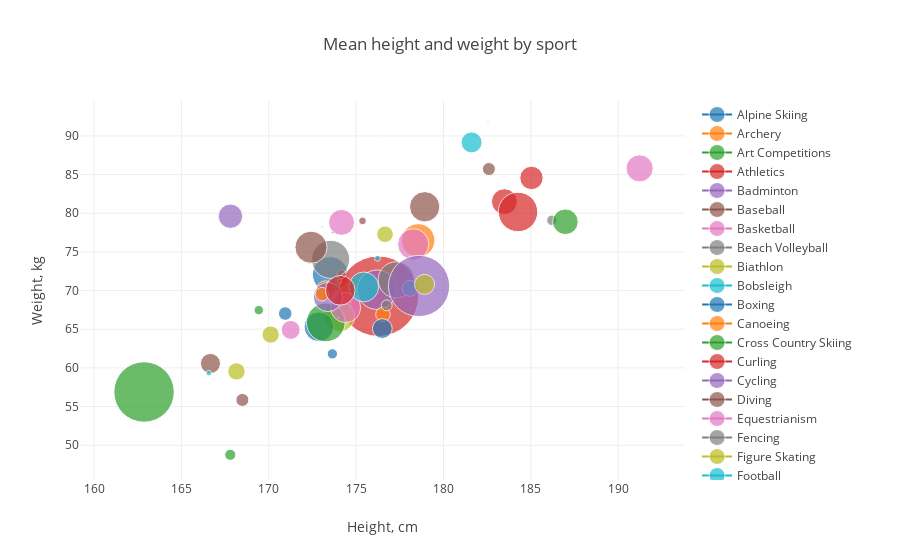

This figure's notebook cell:
### Code cell
tmp = atheletenocClean.groupby(['Sport'])['Height', 'Weight'].agg('mean')
df1 = pd.DataFrame(tmp).reset_index()
tmp = atheletenocClean.groupby(['Sport'])['ID'].count()

df2 = pd.DataFrame(tmp).reset_index()
dataset = df1.merge(df2) #DataFrame with columns 'Sport', 'Height', 'Weight', 'ID'

scatterplots = list()
for sport in dataset['Sport']:
    df = dataset[dataset['Sport']==sport]
    trace = go.Scatter(
        x = df['Height'],
        y = df['Weight'],
        name = sport,
        marker=dict(
            symbol='circle',
            sizemode='area',
            sizeref=10,
            size=df['ID'])
    )
    scatterplots.append(trace)
                         
layout = go.Layout(title='Mean height and weight by sport', 
                   xaxis=dict(title='Height, cm'), 
                   yaxis=dict(title='Weight, kg'),
                   showlegend=True)

fig = dict(data = scatterplots, layout = layout)
py.iplot(fig)

### Figure 1 — Plotly figure (JSON) as saved in the notebook; plotly's stock layout.template omitted (floating-point values rounded to 4 significant figures)
{"data": [{"marker": {"size": [6322], "sizemode": "area", "sizeref": 10, "symbol": "circle"}, "name": "Alpine Skiing", "type": "scatter", "uid": "180c6af0-15f0-4f2f-a50c-c2757509ca82", "x": [173.5], "y": [72.08]}, {"marker": {"size": [1883], "sizemode": "area", "sizeref": 10, "symbol": "circle"}, "name": "Archery", "type": "scatter", "uid": "8130eef1-32ff-446e-b6ff-beafd35438ff", "x": [173.2], "y": [70.01]}, {"marker": {"size": [16], "sizemode": "area", "sizeref": 10, "symbol": "circle"}, "name": "Art Competitions", "type": "scatter", "uid": "d2a70a89-817d-4fbe-b7d3-76a705d247ef", "x": [173.1], "y": [78.25]}, {"marker": {"size": [32374], "sizemode": "area", "sizeref": 10, "symbol": "circle"}, "name": "Athletics", "type": "scatter", "uid": "e4ca086d-74e1-4a61-9df0-0fe308c40870", "x": [176.3], "y": [69.27]}, {"marker": {"size": [1362], "sizemode": "area", "sizeref": 10, "symbol": "circle"}, "name": "Badminton", "type": "scatter", "uid": "ee71f57b-f006-4572-8ddd-eceed573e5ac", "x": [174.2], "y": [68.17]}, {"marker": {"size": [846], "sizemode": "area", "sizeref": 10, "symbol": "circle"}, "name": "Baseball", "type": "scatter", "uid": "62a2503a-3934-4809-9eff-52ba3d84476b", "x": [182.6], "y": [85.72]}, {"marker": {"size": [3668], "sizemode": "area", "sizeref": 10, "symbol": "circle"}, "name": "Basketball", "type": "scatter", "uid": "5e9d5c6b-86a8-40a7-8967-f7ded3ada279", "x": [191.2], "y": [85.8]}, {"marker": {"size": [538], "sizemode": "area", "sizeref": 10, "symbol": "circle"}, "name": "Beach Volleyball", "type": "scatter", "uid": "4dcf5faa-aafc-4b73-872c-4f1c5b7b2720", "x": [186.2], "y": [79.09]}, {"marker": {"size": [4615], "sizemode": "area", "sizeref": 10, "symbol": "circle"}, "name": "Biathlon", "type": "scatter", "uid": "4e436fe7-b9bf-4f2d-a1f5-f38a0fb0ebd0", "x": [174.1], "y": [66.63]}, {"marker": {"size": [2205], "sizemode": "area", "sizeref": 10, "symbol": "circle"}, "name": "Bobsleigh", "type": "scatter", "uid": "479eadbf-66b1-40b6-863d-9fe33663a735", "x": [181.6], "y": [89.16]}, {"marker": {"size": [4363], "sizemode": "area", "sizeref": 10, "symbol": "circle"}, "name": "Boxing", "type": "scatter", "uid": "078d2973-8a29-4cdd-8daa-70677b35a454", "x": [172.9], "y": [65.31]}, {"marker": {"size": [5550], "sizemode": "area", "sizeref": 10, "symbol": "circle"}, "name": "Canoeing", "type": "scatter", "uid": "6e744eab-fae1-441b-8f9d-0f56edfa5d15", "x": [178.6], "y": [76.49]}, {"marker": {"size": [7529], "sizemode": "area", "sizeref": 10, "symbol": "circle"}, "name": "Cross Country Skiing", "type": "scatter", "uid": "211a6177-ebc0-4a06-9880-2d0e525fca46", "x": [173.3], "y": [65.88]}, {"marker": {"size": [410], "sizemode": "area", "sizeref": 10, "symbol": "circle"}, "name": "Curling", "type": "scatter", "uid": "612332d3-c50c-4225-a428-26f1d9b405b0", "x": [174.2], "y": [72.13]}, {"marker": {"size": [7774], "sizemode": "area", "sizeref": 10, "symbol": "circle"}, "name": "Cycling", "type": "scatter", "uid": "d92d2864-b443-4bf6-bf6b-59da09c55f97", "x": [176.2], "y": [70.11]}, {"marker": {"size": [2011], "sizemode": "area", "sizeref": 10, "symbol": "circle"}, "name": "Diving", "type": "scatter", "uid": "bfa4a19d-3d25-4d51-a5c6-3c89e9f78afe", "x": [166.7], "y": [60.57]}, {"marker": {"size": [4553], "sizemode": "area", "sizeref": 10, "symbol": "circle"}, "name": "Equestrianism", "type": "scatter", "uid": "65d1a197-f4c4-4cc4-a88f-e9213163d449", "x": [174.4], "y": [67.8]}, {"marker": {"size": [6537], "sizemode": "area", "sizeref": 10, "symbol": "circle"}, "name": "Fencing", "type": "scatter", "uid": "5f3520d0-e41e-40be-adb1-c32860751c41", "x": [177.3], "y": [71.39]}, {"marker": {"size": [1512], "sizemode": "area", "sizeref": 10, "symbol": "circle"}, "name": "Figure Skating", "type": "scatter", "uid": "aebe0d5e-21b0-4dcb-a81b-d40e6510ac75", "x": [168.1], "y": [59.54]}, {"marker": {"size": [4443], "sizemode": "area", "sizeref": 10, "symbol": "circle"}, "name": "Football", "type": "scatter", "uid": "dd57b83c-4f60-4a81-9f5e-627036d1eb49", "x": [175.4], "y": [70.48]}, {"marker": {"size": [913], "sizemode": "area", "sizeref": 10, "symbol": "circle"}, "name": "Freestyle Skiing", "type": "scatter", "uid": "83815e1b-e468-408e-a5a3-d7552671698a", "x": [170.9], "y": [67.03]}, {"marker": {"size": [108], "sizemode": "area", "sizeref": 10, "symbol": "circle"}, "name": "Golf", "type": "scatter", "uid": "d7a15213-d8cc-48ee-a47a-54bc5edef6f7", "x": [174.0], "y": [71.19]}, {"marker": {"size": [18271], "sizemode": "area", "sizeref": 10, "symbol": "circle"}, "name": "Gymnastics", "type": "scatter", "uid": "c72ea156-831c-4a84-b580-f08db6face6c", "x": [162.9], "y": [56.89]}, {"marker": {"size": [3319], "sizemode": "area", "sizeref": 10, "symbol": "circle"}, "name": "Handball", "type": "scatter", "uid": "f491b53c-8fd4-4a7a-aff9-615629894ca7", "x": [183.5], "y": [81.5]}, {"marker": {"size": [4264], "sizemode": "area", "sizeref": 10, "symbol": "circle"}, "name": "Hockey", "type": "scatter", "uid": "2cf08ea4-aac0-4abe-93ff-4402ffa00f80", "x": [173.4], "y": [69.16]}, {"marker": {"size": [4579], "sizemode": "area", "sizeref": 10, "symbol": "circle"}, "name": "Ice Hockey", "type": "scatter", "uid": "b8154aa6-b76a-4298-a565-2bf960de881b", "x": [178.9], "y": [80.84]}, {"marker": {"size": [3366], "sizemode": "area", "sizeref": 10, "symbol": "circle"}, "name": "Judo", "type": "scatter", "uid": "067e48ac-7a96-4e0f-8455-53cd3929acf5", "x": [174.2], "y": [78.82]}, {"marker": {"size": [2], "sizemode": "area", "sizeref": 10, "symbol": "circle"}, "name": "Lacrosse", "type": "scatter", "uid": "4fcabe28-3dba-428b-8eea-fc19ca4140c3", "x": [174], "y": [66.5]}, {"marker": {"size": [1377], "sizemode": "area", "sizeref": 10, "symbol": "circle"}, "name": "Luge", "type": "scatter", "uid": "3abf8312-5191-41df-b0c8-aebf35c90c6d", "x": [176.7], "y": [77.28]}, {"marker": {"size": [1259], "sizemode": "area", "sizeref": 10, "symbol": "circle"}, "name": "Modern Pentathlon", "type": "scatter", "uid": "99437647-82c3-4288-9966-e4c289e7d3ed", "x": [178.1], "y": [70.28]}, {"marker": {"size": [1], "sizemode": "area", "sizeref": 10, "symbol": "circle"}, "name": "Motorboating", "type": "scatter", "uid": "20851e2c-7fa4-4d2a-b03a-bd11073d5f07", "x": [181], "y": [77]}, {"marker": {"size": [1065], "sizemode": "area", "sizeref": 10, "symbol": "circle"}, "name": "Nordic Combined", "type": "scatter", "uid": "c36a1990-0fb8-4dda-95e6-f733e821ebbf", "x": [176.5], "y": [66.92]}, {"marker": {"size": [615], "sizemode": "area", "sizeref": 10, "symbol": "circle"}, "name": "Rhythmic Gymnastics", "type": "scatter", "uid": "6ee27b1f-612e-4f23-bfe0-089cd6dc5666", "x": [167.8], "y": [48.76]}, {"marker": {"size": [7790], "sizemode": "area", "sizeref": 10, "symbol": "circle"}, "name": "Rowing", "type": "scatter", "uid": "fef12250-3453-49d7-8d03-bbfaf7813f49", "x": [184.3], "y": [80.17]}, {"marker": {"size": [30], "sizemode": "area", "sizeref": 10, "symbol": "circle"}, "name": "Rugby", "type": "scatter", "uid": "5e86b902-8ba4-4033-8476-1f1ed019852f", "x": [173.7], "y": [77.53]}, {"marker": {"size": [297], "sizemode": "area", "sizeref": 10, "symbol": "circle"}, "name": "Rugby Sevens", "type": "scatter", "uid": "f0781926-ab88-4cb7-9ae0-596db0a89bb5", "x": [175.4], "y": [79.01]}, {"marker": {"size": [4863], "sizemode": "area", "sizeref": 10, "symbol": "circle"}, "name": "Sailing", "type": "scatter", "uid": "ea9381ed-21a3-4459-b5f2-1d4675130b03", "x": [178.3], "y": [75.98]}, {"marker": {"size": [7260], "sizemode": "area", "sizeref": 10, "symbol": "circle"}, "name": "Shooting", "type": "scatter", "uid": "2034a4e7-b87d-4eda-a4b8-0e42396f7e0d", "x": [173.5], "y": [74.04]}, {"marker": {"size": [1488], "sizemode": "area", "sizeref": 10, "symbol": "circle"}, "name": "Short Track Speed Skating", "type": "scatter", "uid": "2e32c8a2-037d-4ed5-a793-f731c88f051b", "x": [170.1], "y": [64.31]}, {"marker": {"size": [174], "sizemode": "area", "sizeref": 10, "symbol": "circle"}, "name": "Skeleton", "type": "scatter", "uid": "f52d6132-362c-4b1d-9cb6-bcca98649fa7", "x": [176.2], "y": [74.17]}, {"marker": {"size": [1966], "sizemode": "area", "sizeref": 10, "symbol": "circle"}, "name": "Ski Jumping", "type": "scatter", "uid": "637f15e6-11bd-4491-b18c-a6d38ec3fc5e", "x": [176.5], "y": [65.09]}, {"marker": {"size": [924], "sizemode": "area", "sizeref": 10, "symbol": "circle"}, "name": "Snowboarding", "type": "scatter", "uid": "9402252c-6c91-45b9-a42e-a5ac1c4977d3", "x": [173.0], "y": [69.53]}, {"marker": {"size": [441], "sizemode": "area", "sizeref": 10, "symbol": "circle"}, "name": "Softball", "type": "scatter", "uid": "74e745ae-1fdd-4046-b0ad-da22a33bd0f3", "x": [169.4], "y": [67.47]}, {"marker": {"size": [4400], "sizemode": "area", "sizeref": 10, "symbol": "circle"}, "name": "Speed Skating", "type": "scatter", "uid": "d59d2053-8943-463e-9856-e0c10bc15fbb", "x": [174.1], "y": [70.03]}, {"marker": {"size": [18776], "sizemode": "area", "sizeref": 10, "symbol": "circle"}, "name": "Swimming", "type": "scatter", "uid": "6f7ed95f-88f4-4cba-b7da-c32020b458aa", "x": [178.6], "y": [70.6]}, {"marker": {"size": [849], "sizemode": "area", "sizeref": 10, "symbol": "circle"}, "name": "Synchronized Swimming", "type": "scatter", "uid": "f4e72702-af65-4263-9be6-b8c6a18485a0", "x": [168.5], "y": [55.86]}, {"marker": {"size": [1789], "sizemode": "area", "sizeref": 10, "symbol": "circle"}, "name": "Table Tennis", "type": "scatter", "uid": "72445271-8d25-4aef-9f63-389ad4edb732", "x": [171.3], "y": [64.92]}, {"marker": {"size": [596], "sizemode": "area", "sizeref": 10, "symbol": "circle"}, "name": "Taekwondo", "type": "scatter", "uid": "a8a4d5e2-7085-435a-9990-e981acef314a", "x": [176.8], "y": [68.09]}, {"marker": {"size": [2008], "sizemode": "area", "sizeref": 10, "symbol": "circle"}, "name": "Tennis", "type": "scatter", "uid": "a95467dc-8e9b-4f28-89b1-3d7d38efa568", "x": [178.9], "y": [70.8]}, {"marker": {"size": [149], "sizemode": "area", "sizeref": 10, "symbol": "circle"}, "name": "Trampolining", "type": "scatter", "uid": "0f82447b-34a2-44e7-8ece-465e1620777d", "x": [166.6], "y": [59.32]}, {"marker": {"size": [526], "sizemode": "area", "sizeref": 10, "symbol": "circle"}, "name": "Triathlon", "type": "scatter", "uid": "1b8be447-4587-4c03-b325-853f535b56b0", "x": [173.6], "y": [61.82]}, {"marker": {"size": [20], "sizemode": "area", "sizeref": 10, "symbol": "circle"}, "name": "Tug-Of-War", "type": "scatter", "uid": "bb386640-e704-40d8-93e6-5129e19776ad", "x": [182.6], "y": [91.8]}, {"marker": {"size": [3277], "sizemode": "area", "sizeref": 10, "symbol": "circle"}, "name": "Volleyball", "type": "scatter", "uid": "aa4e78a8-c57b-42bb-8a3e-35ef3f680ad2", "x": [187.0], "y": [78.9]}, {"marker": {"size": [2719], "sizemode": "area", "sizeref": 10, "symbol": "circle"}, "name": "Water Polo", "type": "scatter", "uid": "d2d9ce54-260f-4c3d-acdc-1efce9f20c37", "x": [185.0], "y": [84.57]}, {"marker": {"size": [2974], "sizemode": "area", "sizeref": 10, "symbol": "circle"}, "name": "Weightlifting", "type": "scatter", "uid": "d8e258a0-8e31-4900-9ee4-e36b2179d88c", "x": [167.8], "y": [79.61]}, {"marker": {"size": [5186], "sizemode": "area", "sizeref": 10, "symbol": "circle"}, "name": "Wrestling", "type": "scatter", "uid": "0e0b8b0b-b962-47b0-a7b8-84d716438e05", "x": [172.4], "y": [75.6]}], "layout": {"showlegend": true, "title": {"text": "Mean height and weight by sport"}, "xaxis": {"title": {"text": "Height, cm"}}, "yaxis": {"title": {"text": "Weight, kg"}}}}
